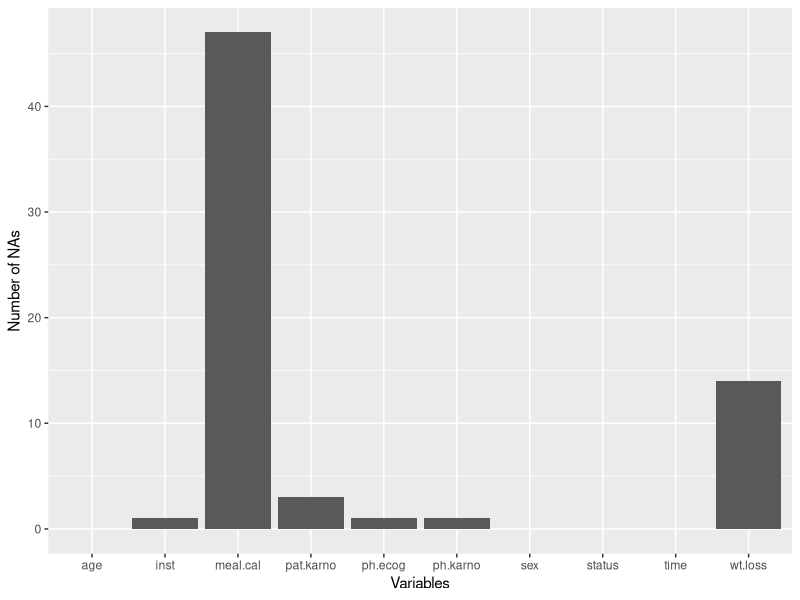
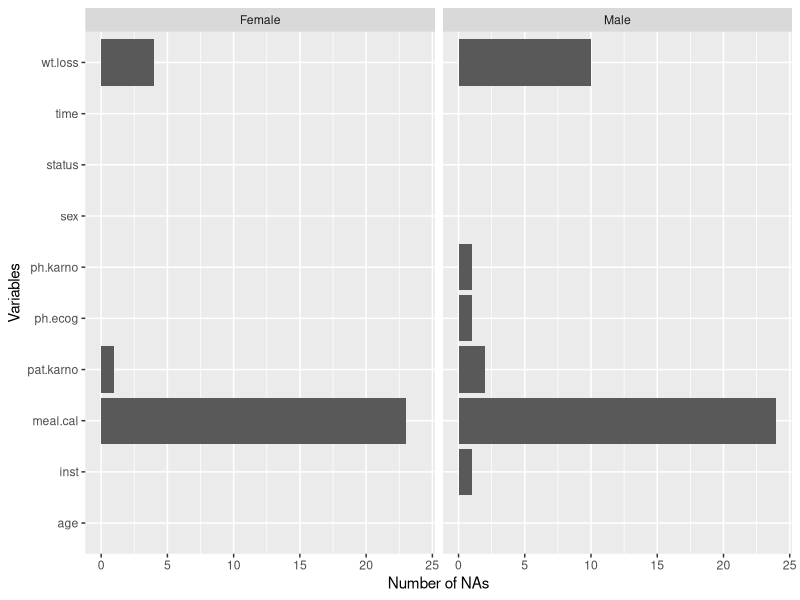

The R script that drew these images, in order:
## ---- chunk 1
knitr::opts_chunk$set(echo = TRUE)
library(survival)
library(survminer)
library(ggplot2)
library(corrplot)
library(dplyr)
library(tidyr)
## ---- chunk 2
data = survival::cancer
## ---- chunk 3
summary(data)
## ---- chunk 4
data$sex <- factor(data$sex)
data$status <- factor(data$status)
data$ph.ecog <- factor(data$ph.ecog)
data$ph.karno <- factor(data$ph.karno)
data$pat.karno <- factor(data$pat.karno)
## ---- chunk 5
colSums(is.na(data))
## ---- chunk 6
nas <- data.frame(var=colnames(data), na=colSums(is.na(data)))
ggplot(nas, aes(x=var, y=na))+ 
  geom_bar(stat="identity")+
  xlab("Variables") +
  ylab("Number of NAs") +
  theme_grey()

## ---- chunk 7

dataM <-data.frame(
  var=colnames(data[data$sex=="1",]), 
  sex="Male", 
  na=colSums(is.na(data[data$sex=="1",]))
)

dataF <- data.frame(
  var=colnames(data[data$sex=="2",]),
  sex="Female",
  na=colSums(is.na(data[data$sex=="2",]))
)

nas_conditioned <- rbind(dataM, dataF)
nas_conditioned_df <- data.frame(var=colnames(data), na=colSums(is.na(data)))

ggplot(nas_conditioned, aes(x=var, y=na))+ 
  xlab("Variables") +
  ylab("Number of NAs") +
  geom_bar(stat="identity")+
  facet_wrap(~sex) +
  coord_flip()
## ---- chunk 8
hasna <- as.numeric(rowSums(is.na(data)) > 0)
na.corr.data <- cbind(data, hasna)
na.corr.data <- na.corr.data[-9]

m <- glm(
  hasna ~ inst + ph.ecog + ph.karno + pat.karno + sex + time,
  family = binomial(link="logit"),
  data=na.corr.data
)
